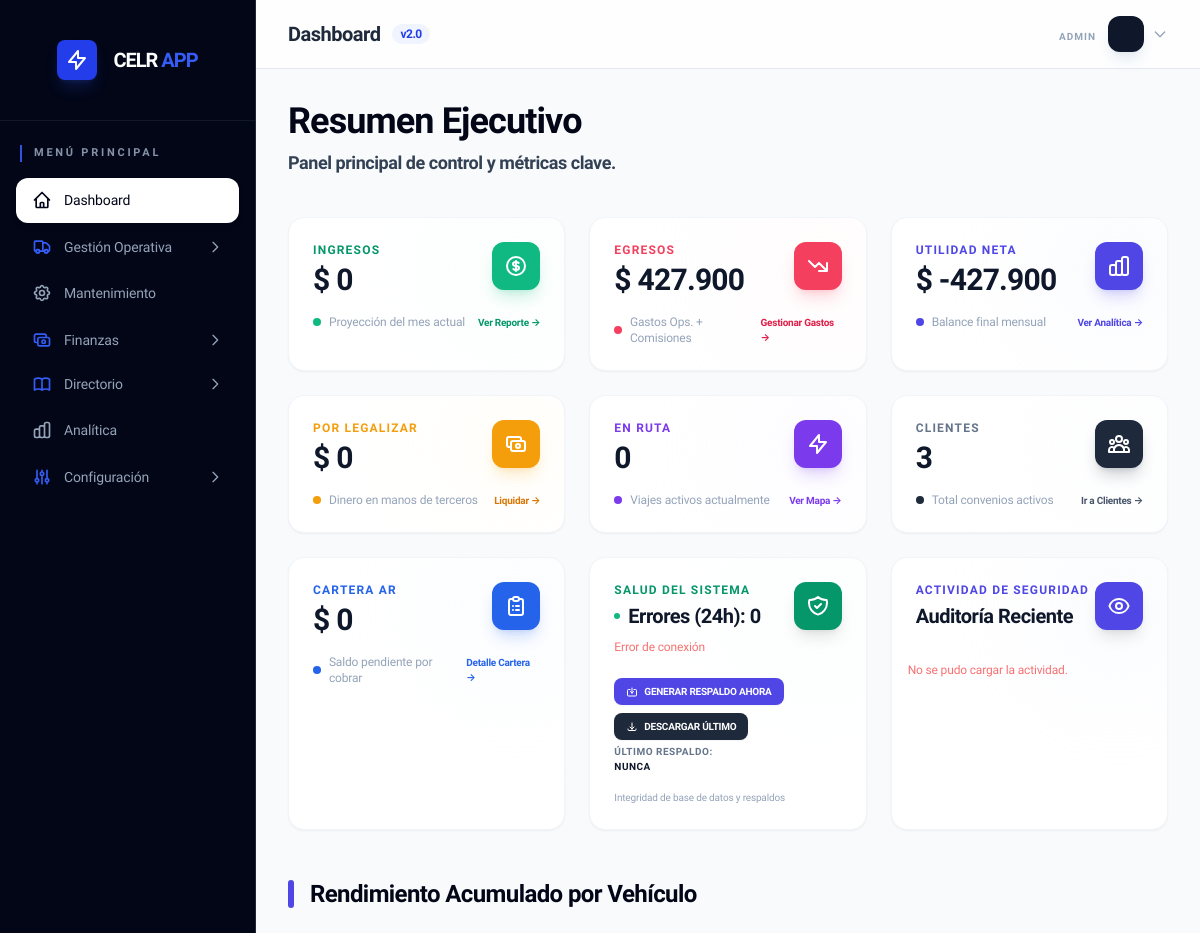
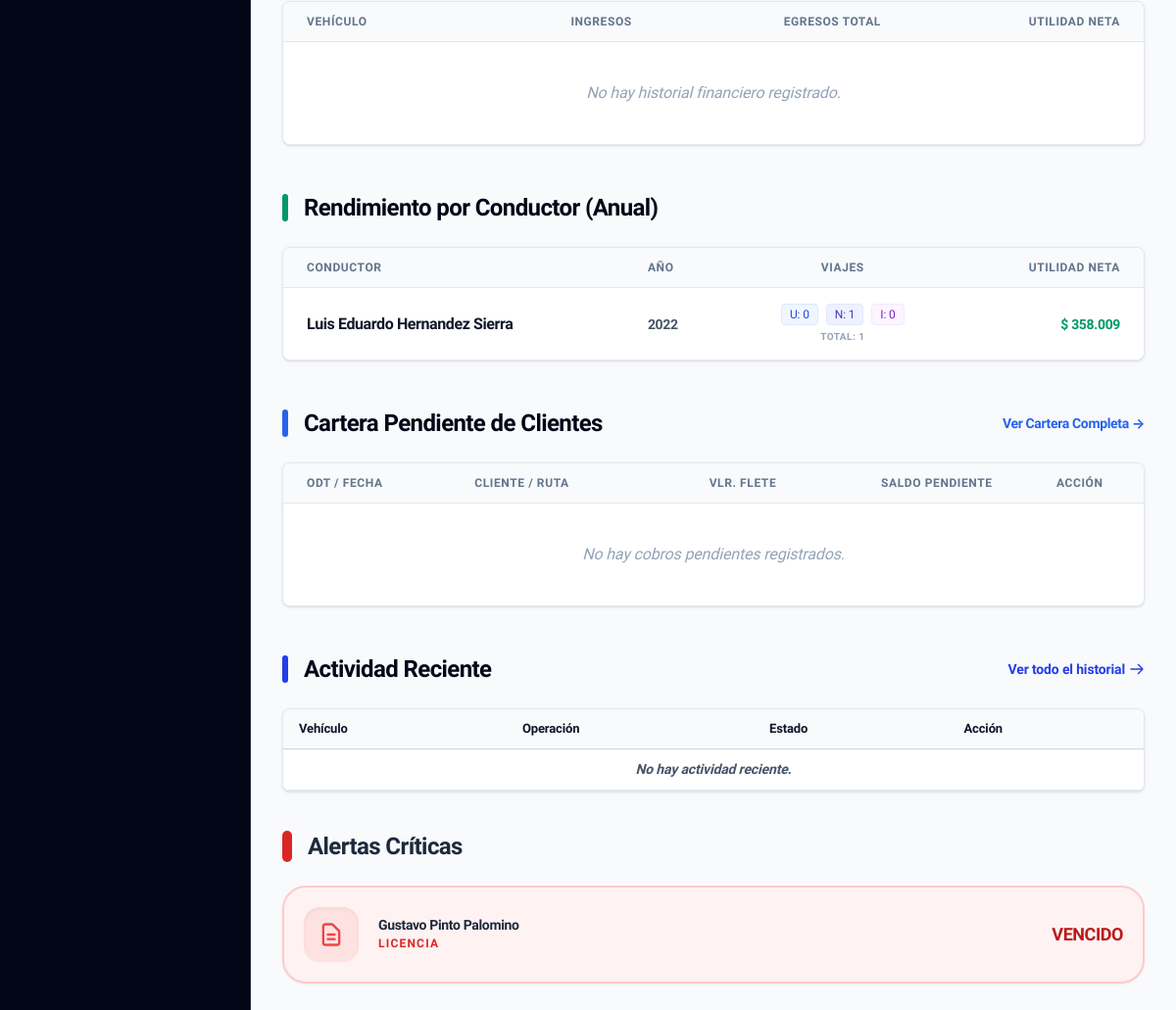
The app's page / (signed in) with its own data (2 pictures, top to bottom).
### tables this page shows
CREATE TABLE `personnel` (
  `id` int(11) NOT NULL AUTO_INCREMENT,
  `firstname` varchar(255) DEFAULT NULL,
  `lastname` varchar(255) DEFAULT NULL,
  `document_number` varchar(50) DEFAULT NULL,
  `phone` varchar(50) DEFAULT NULL,
  `license_number` varchar(50) DEFAULT NULL,
  `active` tinyint(1) DEFAULT 1,
  `address` varchar(255) DEFAULT NULL,
  `country` varchar(100) DEFAULT 'Colombia',
  `city_residence` varchar(100) DEFAULT NULL,
  `dob` date DEFAULT NULL,
  `bank_account` varchar(100) DEFAULT NULL,
  `type` enum('Administrativo','Conductor','Socio / Propietario') DEFAULT 'Conductor',
  `document_type` enum('CC','CE','NIT','Pasaporte') DEFAULT 'CC',
  `city` varchar(100) DEFAULT NULL,
  `department` varchar(100) DEFAULT NULL,
  `gender` enum('Masculino','Femenino') DEFAULT 'Masculino',
  `license_category` varchar(10) DEFAULT NULL,
  `date_entry` date DEFAULT NULL,
  `date_exit` date DEFAULT NULL,
  `salary_basic` decimal(15,2) DEFAULT 0.00,
  `salary_variable` decimal(15,2) DEFAULT 0.00,
  `salary_internal` decimal(15,2) DEFAULT 0.00,
  `transport_assistance` decimal(15,2) DEFAULT 0.00,
  `license_expiry` date DEFAULT NULL,
  PRIMARY KEY (`id`),
  KEY `idx_personnel_active` (`active`,`type`)
);

### index.php (the view, shortened to what the rows shown need)
<?php
require_once 'includes/db.php';
require_once 'includes/functions.php';
include 'includes/header.php';
$currentMonth = date('Y-m');
$financialStmt = $pdo->prepare("
    SELECT
        (SELECT COALESCE(SUM(amount), 0) FROM expenses WHERE DATE_FORMAT(date, '%Y-%m') = ?) as expenses_total,
        (SELECT COALESCE(SUM(flete_neto), 0) FROM trips WHERE DATE_FORMAT(date_load, '%Y-%m') = ?) as income_total,
        (SELECT COALESCE(SUM(commission_value), 0) FROM trips WHERE DATE_FORMAT(date_load, '%Y-%m') = ?) as commissions_total
");
$financialStmt->execute([$currentMonth, $currentMonth, $currentMonth]);
$financials = $financialStmt->fetch(PDO::FETCH_ASSOC);
$incomeTotal = $financials['income_total'];
require_once 'app/Controllers/VehicleController.php';
$driverPerformance = $pdo->query("
    SELECT
        p.id as driver_id,
        CONCAT(p.firstname, ' ', IFNULL(p.lastname, '')) as driver_name,
        t_years.trip_year,
        IFNULL(trip_stats.total_trips, 0) as total_trips,
        IFNULL(trip_stats.urbanos, 0) as urbanos,
        IFNULL(trip_stats.nacionales, 0) as nacionales,
        IFNULL(trip_stats.internacionales, 0) as internacionales,
        IFNULL(trip_stats.total_income, 0) as total_income,
        IFNULL(trip_stats.total_commissions, 0) as total_commissions,
        IFNULL(driver_expenses.total_expenses, 0) as total_expenses
    FROM personnel p
    CROSS JOIN (
        SELECT DISTINCT DATE_FORMAT(date_load, '%Y') as trip_year
        FROM trips
        WHERE date_load IS NOT NULL
    ) t_years
    LEFT JOIN (
        SELECT
            driver_id,
            DATE_FORMAT(date_load, '%Y') as trip_year,
            COUNT(*) as total_trips,
            SUM(CASE WHEN trip_type = 'urbano' THEN 1 ELSE 0 END) as urbanos,
            SUM(CASE WHEN trip_type = 'nacional' THEN 1 ELSE 0 END) as nacionales,
            SUM(CASE WHEN trip_type = 'internacional' THEN 1 ELSE 0 END) as internacionales,
            SUM(flete_neto) as total_income,
            SUM(commission_value) as total_commissions
        FROM trips
        WHERE date_load IS NOT NULL
        GROUP BY driver_id, DATE_FORMAT(date_load, '%Y')
    ) trip_stats ON p.id = trip_stats.driver_id AND t_years.trip_year = trip_stats.trip_year
    LEFT JOIN (
        SELECT
            t3.driver_id,
            DATE_FORMAT(t3.date_load, '%Y') as trip_year,
            SUM(e.amount) as total_expenses
        FROM expenses e
        JOIN trips t3 ON e.trip_id = t3.id
        GROUP BY t3.driver_id, DATE_FORMAT(t3.date_load, '%Y')
    ) driver_expenses ON p.id = driver_expenses.driver_id AND t_years.trip_year = driver_expenses.trip_year
    WHERE p.type = 'Conductor'
    AND (trip_stats.total_trips IS NOT NULL OR driver_expenses.total_expenses IS NOT NULL)
    ORDER BY t_years.trip_year DESC, IFNULL(trip_stats.total_income, 0) DESC
")->fetchAll();
?>
<div class="max-w-7xl mx-auto">
    <div class="mb-10">
        <h1 class="text-4xl font-bold text-slate-950 tracking-tight mb-2">Resumen Ejecutivo</h1>
    </div>
                        <?php echo formatCurrency($incomeTotal); ?>
    <div class="mb-12">
        <div class="flex items-center justify-between mb-6">
            <h2 class="text-2xl font-bold text-slate-950 tracking-tight flex items-center">
                <span class="w-1.5 h-7 bg-indigo-600 rounded-full mr-4"></span>
                Rendimiento Acumulado por Vehículo
            </h2>
        </div>
        <div class="bg-white rounded-lg border border-slate-200 overflow-hidden shadow">
            <div class="overflow-x-auto">
                <table class="min-w-full divide-y divide-slate-200">
                    <thead class="bg-slate-50">
                        <tr>
                            <th class="px-6 py-3 text-left text-xs font-bold text-slate-500 uppercase tracking-wider">
                                Vehículo</th>
                            <th class="px-6 py-3 text-right text-xs font-bold text-slate-500 uppercase tracking-wider">
                                Ingresos</th>
                            <th class="px-6 py-3 text-right text-xs font-bold text-slate-500 uppercase tracking-wider">
                                Egresos Total</th>
                            <th class="px-6 py-3 text-right text-xs font-bold text-slate-500 uppercase tracking-wider">
                                Utilidad Neta</th>
                        </tr>
                    </thead>
                </table>
            </div>
        </div>
    </div>
    <div class="mb-12">
        <div class="flex items-center justify-between mb-6">
            <h2 class="text-2xl font-bold text-slate-950 tracking-tight flex items-center">
                <span class="w-1.5 h-7 bg-emerald-600 rounded-full mr-4"></span>
                Rendimiento por Conductor (Anual)
            </h2>
        </div>
        <div class="bg-white rounded-lg border border-slate-200 overflow-hidden shadow">
            <div class="overflow-x-auto">
                <table class="min-w-full divide-y divide-slate-200">
                    <thead class="bg-slate-50">
                        <tr>
                            <th class="px-6 py-3 text-left text-xs font-bold text-slate-500 uppercase tracking-wider">
                                Conductor</th>
                            <th class="px-6 py-3 text-left text-xs font-bold text-slate-500 uppercase tracking-wider">
                                Año</th>
                            <th class="px-6 py-3 text-center text-xs font-bold text-slate-500 uppercase tracking-wider">
                                Viajes</th>
                            <th class="px-6 py-3 text-right text-xs font-bold text-slate-500 uppercase tracking-wider">
                                Utilidad Neta</th>
                        </tr>
                    </thead>
                    <tbody class="bg-white divide-y divide-slate-200">
                        <?php if (empty($driverPerformance)): ?>
                            <tr>
                                <td colspan="4" class="px-6 py-10 text-center text-slate-400 italic">No hay datos de
                                    rendimiento
                                    disponibles.</td>
                            </tr>
                        <?php else: ?>
                            <?php foreach ($driverPerformance as $dp):
                                $utility = $dp['total_income'] - $dp['total_expenses'] - $dp['total_commissions'];
                                ?>
                                <tr class="hover:bg-slate-50 transition-colors">
                                    <td class="px-6 py-4 whitespace-nowrap">
                                        <a href="personnel_details.php?id=<?php echo $dp['driver_id']; ?>"
                                            class="font-bold text-slate-900 hover:text-emerald-600"><?php echo htmlspecialchars($dp['driver_name']); ?></a>
                                    </td>
                                    <td class="px-6 py-4 whitespace-nowrap text-sm text-slate-600 font-bold">
                                        <?php echo $dp['trip_year']; ?>
                                    </td>
                                    <td class="px-6 py-4 whitespace-nowrap text-center">
                                        <div class="flex justify-center space-x-2">
                                            <span
                                                class="inline-flex items-center px-2 py-0.5 rounded text-xs font-medium bg-blue-50 text-blue-700 border border-blue-100"
                                                title="Urbanos">
                                                U: <?php echo $dp['urbanos']; ?>
                                            </span>
                                            <span
                                                class="inline-flex items-center px-2 py-0.5 rounded text-xs font-medium bg-indigo-50 text-indigo-700 border border-indigo-100"
                                                title="Nacionales">
                                                N: <?php echo $dp['nacionales']; ?>
                                            </span>
                                            <span
                                                class="inline-flex items-center px-2 py-0.5 rounded text-xs font-medium bg-purple-50 text-purple-700 border border-purple-100"
                                                title="Internacionales">
                                                I: <?php echo $dp['internacionales']; ?>
                                            </span>
                                        </div>
                                        <div class="text-[10px] text-slate-400 font-bold mt-1 tracking-wider uppercase">Total:
                                            <?php echo $dp['total_trips']; ?>
                                        </div>
                                    </td>
                                    <td class="px-6 py-4 whitespace-nowrap text-right">
                                        <span
                                            class="text-sm font-bold <?php echo $utility >= 0 ? 'text-emerald-600' : 'text-red-600'; ?>">
                                            <?php echo formatCurrency($utility); ?>
                                        </span>
                                    </td>
                                </tr>
                            <?php endforeach; ?>
                        <?php endif; ?>
                    </tbody>
                </table>
            </div>
        </div>
    </div>
    <div class="mb-12">
        <div class="flex items-center justify-between mb-6">
            <h2 class="text-2xl font-bold text-slate-950 tracking-tight flex items-center">
                <span class="w-1.5 h-7 bg-blue-600 rounded-full mr-4"></span>
                Cartera Pendiente de Clientes
            </h2>
        </div>
        <div class="bg-white rounded-lg border border-slate-200 overflow-hidden shadow">
            <div class="overflow-x-auto">
                <table class="min-w-full divide-y divide-slate-200">
                    <thead class="bg-slate-50">
                        <tr>
                            <th class="px-6 py-3 text-left text-xs font-bold text-slate-500 uppercase tracking-wider">
                                ODT /
                                Fecha</th>
                            <th class="px-6 py-3 text-left text-xs font-bold text-slate-500 uppercase tracking-wider">
                                Cliente / Ruta</th>
                            <th class="px-6 py-3 text-right text-xs font-bold text-slate-500 uppercase tracking-wider">
                                Vlr.
                                Flete</th>
                            <th class="px-6 py-3 text-right text-xs font-bold text-slate-500 uppercase tracking-wider">
                                Saldo
                                Pendiente</th>
                            <th class="px-6 py-3 text-center text-xs font-bold text-slate-500 uppercase tracking-wider">
                                Acción</th>
                        </tr>
                    </thead>
                </table>
            </div>
        </div>
    </div>
    <div class="grid grid-cols-1 xl:grid-cols-3 gap-10">
        <div class="xl:col-span-2">
            <div class="flex items-center justify-between mb-6">
                <h2 class="text-2xl font-bold text-slate-950 tracking-tight flex items-center">
                    <span class="w-1.5 h-7 bg-brand-600 rounded-full mr-4"></span>
                    Actividad Reciente
                </h2>
            </div>
            <div class="bg-white rounded-lg border border-slate-200 overflow-hidden shadow">
                <table class="saas-table">
                    <thead>
                        <tr>
                            <th>Vehículo</th>
                            <th>Operación</th>
                            <th>Estado</th>
                            <th class="text-right">Acción</th>
                        </tr>
                    </thead>
                </table>
            </div>
        </div>
        <div class="xl:col-span-1">
            <h2 class="text-2xl font-bold text-slate-800 tracking-tight flex items-center mb-6">
                <span class="w-2.5 h-8 bg-red-600 rounded-full mr-4"></span>
                Alertas Críticas
            </h2>
        </div>
    </div>
    </div>
    <?php include 'includes/footer.php'; ?>

### records on screen
personnel: driver_name "Luis Eduardo Hernandez Sierra", trip_year "2022", urbanos "0", nacionales "1", internacionales "0", total_trips "1", utility "$ 358.009"

### other values on screen
$item['name'] "Dashboard"
$item['name'] "Gestión Operativa"
$item['name'] "Mantenimiento"
$item['name'] "Finanzas"
$item['name'] "Directorio"
$item['name'] "Analítica"
$item['name'] "Configuración"
$_SESSION['role'] "ADMIN"
formatCurrency($incomeTotal) "$ 0"
formatCurrency($expensesTotal + $commissionsTotal) "$ 427.900"
formatCurrency($utilityTotal) "$ -427.900"
formatCurrency($moneyOnStreet) "$ 0"
$tripCount "0"
$clientCount "3"
formatCurrency($pendingAR) "$ 0"
